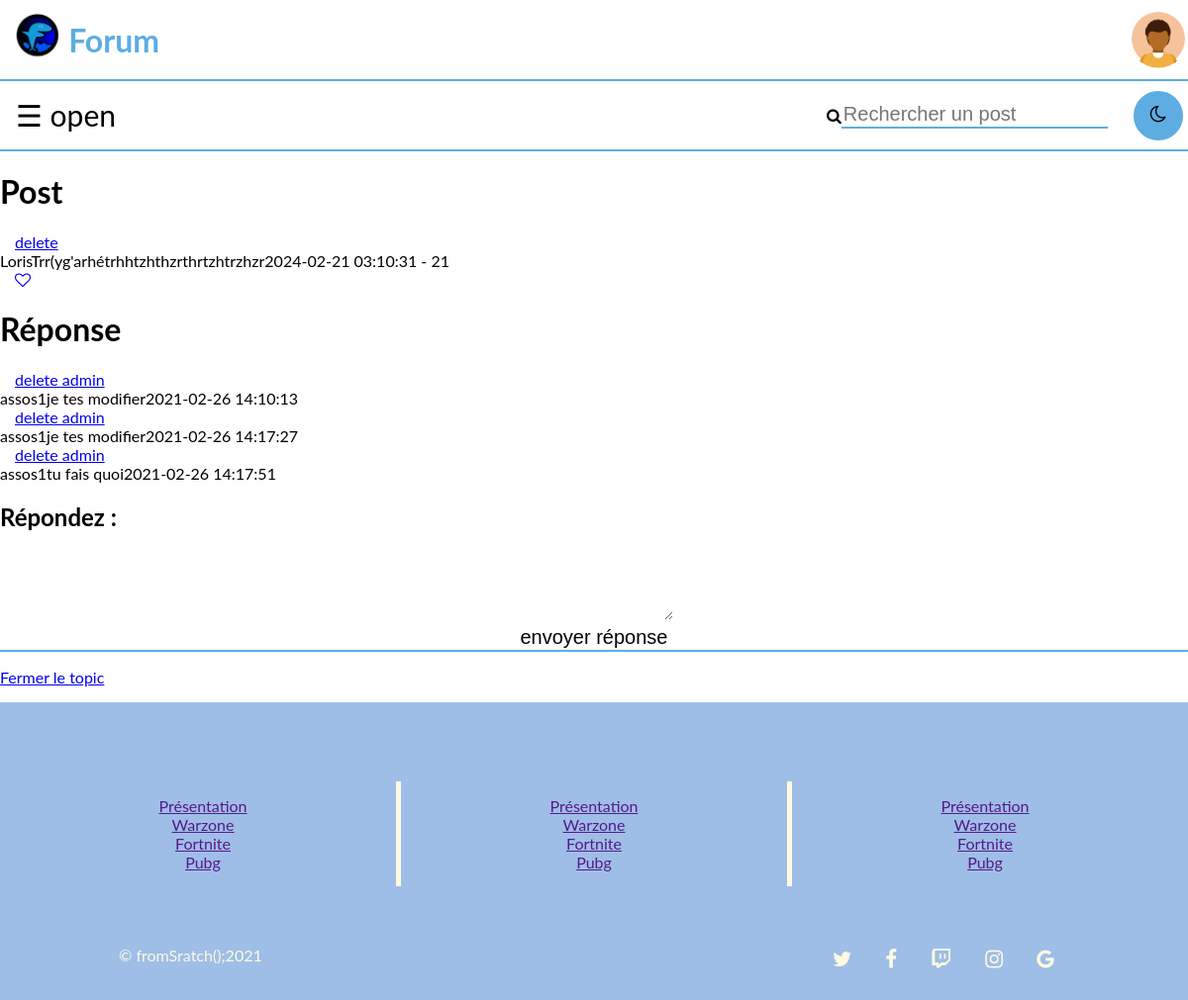
The page /index.php?p=voirpost&id=3 (signed in) on the database as committed earlier.
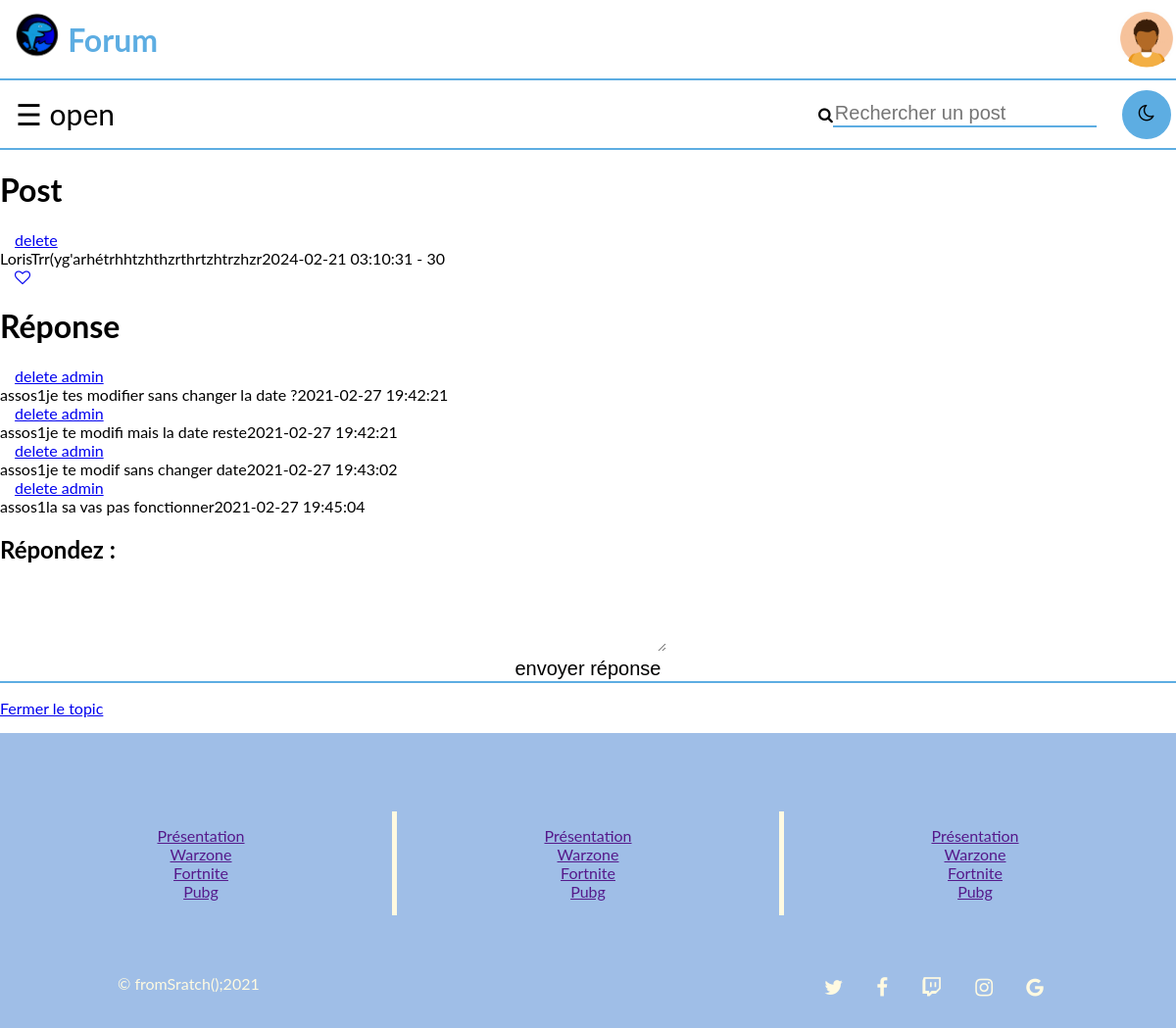
The same page on the database as committed later.
### tables this page shows
CREATE TABLE `post` (
  `id` bigint(20) NOT NULL,
  `titre` varchar(70) NOT NULL,
  `contenu` longtext NOT NULL,
  `id_utilisateur` bigint(20) NOT NULL,
  `date_publication` timestamp NOT NULL DEFAULT current_timestamp(),
  `isclosed` int(1) NOT NULL,
  `categorie` int(4) NOT NULL,
  `nb_mess` int(255) NOT NULL,
  `nb_like` int(255) NOT NULL
);

CREATE TABLE `utilisateur` (
  `id` bigint(20) NOT NULL,
  `surname` varchar(30) NOT NULL,
  `name` varchar(30) NOT NULL,
  `username` varchar(40) NOT NULL,
  `mail` varchar(150) NOT NULL,
  `password` varchar(100) NOT NULL,
  `birthday` date NOT NULL,
  `avatar` text NOT NULL,
  `id_droit` int(11) NOT NULL,
  `date_deban` timestamp NOT NULL DEFAULT current_timestamp()
);

CREATE TABLE `message` (
  `id` bigint(20) NOT NULL,
  `id_post` bigint(20) NOT NULL,
  `message` varchar(1000) NOT NULL,
  `id_utilisateur` bigint(20) NOT NULL,
  `date_reponse` datetime NOT NULL
);

### controlers/voirpost.php (called while the page is built)
<?php
	$id_post = $_GET['id'];
	require 'models/function_post.php';
	require 'view/header_index.php';
	$post = affiche_post($bdd,$id_post);
	$comm = affiche_comment($bdd,$id_post);
	require 'view/main_post.php';
	require 'view/footer_index.php';
?>

### models/function_post.php (called while the page is built, shortened)
<?php
function affiche_post($bdd,$id_post){
	$reponse = $bdd->prepare('SELECT uti.username, uti.avatar ,po.titre, po.isclosed, po.contenu, po.date_publication, po.isclosed, po.id, po.id_utilisateur, po.nb_like from post as po inner join utilisateur as uti on uti.id = po.id_utilisateur where po.id = ?');
		$reponse->execute(array($id_post));
		$result = $reponse->fetchAll();
		return $result;
}
function affiche_comment($bdd,$id_post){
	$reponse = $bdd->prepare('SELECT mess.date_reponse, mess.message , uti.username, mess.id, mess.id_utilisateur, uti.avatar FROM message AS mess INNER JOIN utilisateur as uti on mess.id_utilisateur = uti.id where mess.id_post = ? order by mess.date_reponse ASC ');
		$reponse->execute(array($id_post));
		$result = $reponse->fetchAll();
		return $result;
}
?>

### view/main_post.php (the view, shortened to what this page needs)
	<h1> Post </h2>
	<div>
		<?php
			foreach ($post as $value) {
				if(isset($_SESSION['id'])){
					if ($_SESSION['id']== $value['id_utilisateur']){
					  echo '<a style="padding-left:15px;" href=index.php?p=delete&id='.$value['id'].'>delete</a><br>';
				  }
					  else if( $_SESSION['id_droit'] == 2 ){
						  echo '<a style="padding-left:15px;" href=index.php?p=delete&id='.$value['id'].'>delete admin</a><br>';
					  }
				  }
				echo $value['username'], $value['titre'],$value['contenu'],$value['date_publication'].' - '. $value['nb_like'].'<br>';
				if(isset($_SESSION['like'])){
					if ($_SESSION['like'] == 0){
						echo '<a style="padding-left:15px;" href=index.php?p=nblike&id='.$value['id'].'><div class="fa fa-heart-o"></div></a><br>';
					}
				}
			}
		?>
	</div>
	<h1> Réponse </h1>
	<div>
		<?php
			foreach ($comm as $value) {
				if(isset($_SESSION['id'])){
						if( $_SESSION['id_droit'] == 2 ){
							echo '<a style="padding-left:15px;" href=index.php?p=delete_m&id='.$value['id'].'>delete admin</a><br>';
						}
					} ?>
				<div class="commentaire">
					<div class="username">
						<?php echo $value['username'];?>
					</div>
					<div class="contenu">
						<?php echo $value['message'];
						$modif_mess = strip_tags($value['message']); ?>
					</div>
					<div class="date">
						<?php echo $value['date_reponse'];?>
					</div>
				</div>
		<?php
			}
		if (isset($_SESSION['id'])){
			if($post[0]['isclosed'] == 1){
		?>
			<p>Le Post est clos</p>
			<?php
				 if($id_droit == 2){
			?>
					<p><a href="index.php?p=a_statut_post&id_post=<?php echo $post[0]['id'];?>&action=ouvrir">Reouvrir le topic</a></p>
			<?php
				}
				}else{
			?>
			</div>
			<h2> Répondez : </h2>
			<form action="index.php?p=a_create_comm&id=<?php echo $id_post;?>" method="post">
				<textarea id="editor" name="message" minlength="20" placeholder='votre réponse'>
				</textarea>
				<input class="form_input" type="submit" id='submit' value='envoyer réponse'>
			</form>
		<?php
			if($id_droit == 2){ ?>
				<p><a href="index.php?p=a_statut_post&id_post=<?php echo $post[0]['id'];?>&action=fermer">Fermer le topic</a></p>
		<?php } } } ?>
</main>

### index.php (shortened to what this page needs)
<?php
	require 'models/connect_bdd.php';
	$page = 'accueil';
	if(isset($_GET['p'])){
		$page = $_GET['p'];
	}
	if(isset($_SESSION['id'])){
		$id_droit = $_SESSION['id_droit'];
	}
	if(isset($_SESSION['avatar'])){
		$avatar = $_SESSION['avatar'];
	}
	if($page == 'voirpost' && isset($_GET['id'])){
		include_once 'controlers/voirpost.php';
	}
?>

### view/header_index.php (shortened to what this page needs)
<!DOCTYPE html>
<html lang="fr">
	<head>
		<link rel="stylesheet" type="text/css" href="CSS/style_clair.css" media="all" id="theme-link" >
		<link rel="stylesheet" href="https://cdnjs.cloudflare.com/ajax/libs/font-awesome/4.7.0/css/font-awesome.css">
	</head>
  	<body>
  		<header>
		  	<div class="titre">
				<a href="index.php">
					<img src="images/dessin.png" class="logo" alt='image logo'>
				</a>
				<a href="index.php" class="lien-titre">
					<h1 class="txt-titre"> Forum </h1>
				</a>
		  	</div>
		  	<?php
		  		if(!isset($_SESSION['id'])){
		  	?>
				  	<div class="connexion">
				  		<div class="bouton-register">
					  		<a id="connect" href="index.php?p=register">
								<button class="bouton-R" type="button">
									<p class="txt-bouton-connexion"> Register </p>
								</button>
							</a>
						</div>
						<div class="bouton-login">
						  	<a id="connect" href="index.php?p=login">
								<button class="bouton-L" type="button">
									<p class="txt-bouton-connexion"> Log In </p>
								</button>
							</a>
						</div>
					</div>
			<?php
				}
				else{
			?>
		        	<div class="dropdown" style="float:right;">
						<img src='<?php echo $avatar ; ?>' class="avatar" alt=""/>
					</div>
			<?php
				}
			?>
		</header>
		<main>
			<div class="header-bot">
				<div id="main">
					<span style="font-size:30px;cursor:pointer" onclick="openNav()">&#9776; open</span>
				</div>
				<div class="search-et-theme">
					<div class="search">
						<div class="fa fa-search">
						</div>
						<form method="get">
							<p>
								<input class="form_input" type="search" name="q" placeholder="Rechercher un post" required minlength="1" maxlength="1000"/>
							</p>
						</form>
					</div>
					<div class="bouton-theme">
						<span id="theme">
							<button class="bouton-T" type="button">
								<div class="fa fa-moon-o">
								</div>
							</button>
						</span>
					</div>
				</div>
			</div>

### view/footer_index.php (shortened to what this page needs)
		<footer>
			<div id='lien'>
				<div id="bouton">
					<ul id="navigation">
						<li><a href="" title="">Présentation</a></li>
						<li><a href="" title="">Warzone</a></li>
						<li><a href="" title="">Fortnite</a></li>
						<li><a href="" title="">Pubg</a></li>
					</ul>
				</div>
				<div id="bouton1">
					<ul id="navigation">
						<li><a href="" title="">Présentation</a></li>
						<li><a href="" title="">Warzone</a></li>
						<li><a href="" title="">Fortnite</a></li>
						<li><a href="" title="">Pubg</a></li>
					</ul>
				</div>
				<div id="bouton2">
					<ul id="navigation">
						<li><a href="" title="">Présentation</a></li>
						<li><a href="" title="">Warzone</a></li>
						<li><a href="" title="">Fortnite</a></li>
						<li><a href="" title="">Pubg</a></li>
					</ul>
				</div>
			</div>
			<div id='copyrighteticons'>
				<div id='copyright' >
					<span>© fromSratch();2021</span>
				</div>
				<div id='icons'>
					<a href="http://www.twitter.fr"><i class="fa fa-twitter"></i></a>
					<a href="http://www.facebook.fr"><i class="fa fa-facebook"></i></a>
					<a href="http://www.twitch.com"><i class="fa fa-twitch"></i></a>
					<a href="http://www.instagrm.com"><i class="fa fa-instagram"></i></a>
					<a href="http://www.google.com"><i class="fa fa-google"></i></a>
				</div>
			</div>
		</footer>
	</body>
</html>

### CSS/style_clair.css (style rules this page uses)
html { margin: 0; height: 100%; }
body { background-color: white; margin: 0; height: 100%; font-family: "Lato", sans-serif; transition: background-color .5s; }
header { height: 10%; width: 100%; display: flex; justify-content: space-between; align-items: center; border-bottom: 2px solid rgb(93, 173, 226); }
.logo { width: 130%; height: auto; }
.titre { display: flex; align-items: center; flex-direction: row; width: 13%; margin: 5px; }
.txt-titre { color: rgb(93, 173, 226); }
.lien-titre { text-decoration: none; }
#main { transition: margin-left .5s; padding: 16px; }
.header-bot { display: flex; flex-direction: row; justify-content: space-between; border-bottom: 2px solid rgb(93, 173, 226); }
.search-et-theme { width: 30%; display: flex; flex-direction: row; justify-content: space-between; padding: 5px; }
.bouton-theme { display: flex; align-items: center; }
.search { display: flex; flex-direction: row; align-items: center; }
.bouton-T { height: 50px; width: 50px; background-color: rgb(93, 173, 226); border: 2px solid rgb(93, 173, 226); border-radius: 1000px; display: flex; justify-content: center; }
.fa-moon-o { height: 40px; width: auto; }
.avatar { width : 100%; clip-path: ellipse(50% 50%); }
.dropdown { width: 5%; position: relative; display: inline-block; }
main { width: 100%; }
input[type=text], input[type=email], input[type=password], input[type=submit], input[type=search] { border: none; border-bottom: 2px solid rgb(93, 173, 226); background-color: white; width: 100%; font-size: 20px; }
.commentaire { display: flex; }
footer { padding: 20px 0 10px 0; background-color : rgb(159, 190, 231); color: #FFFAE1; text-align : center; position: static; }
footer input, textarea, button { border: none; width: 55%; padding: 12px 10px; margin: 2px 0; font-size: 1.2em; font-family: 'Advent pro', sans-serif; border-radius: 8px; }
#copyrighteticons { display: flex; margin-bottom: 20px; padding: 0 10%; }
#copyright { width: 50%; text-align: left; color: #FFFAE1; }
#icons { width: 50%; text-align: right; }
#icons a { display: inline-block; padding: 0 15px; font-size: 1.3em; color: #FFFAE1; }
#lien { display: flex; justify-content: center; margin: 60px auto; height: 100%; }
#bouton { width: 30%; padding: 15px; }
#bouton1 { width: 30%; border-left: solid 5px #FFFAE1; border-right: solid 5px #FFFAE1; padding: 15px; }
#bouton2 { width: 30%; padding: 15px; }
footer ul { list-style-type: none; margin: 0; padding: 0; }
footer li { list-style-type: none; }

Rows that differ between the two databases and show on the page:
changed post "(yg'arhétrh": nb_like "21" → "30"
changed message: message "tu fais quoi" → "je tes modifier sans changer la date ?"; date_reponse "2021-02-26 14:17:51" → "2021-02-27 19:42:21"; moves up the list
changed message: message "je tes modifier" → "je te modifi mais la date reste"; date_reponse "2021-02-26 14:10:13" → "2021-02-27 19:42:21"
changed message: message "je tes modifier" → "je te modif sans changer date"; date_reponse "2021-02-26 14:17:27" → "2021-02-27 19:43:02"
added message: id_utilisateur.username "assos1", message "la sa vas pas fonctionner", date_reponse "2021-02-27 19:45:04"
